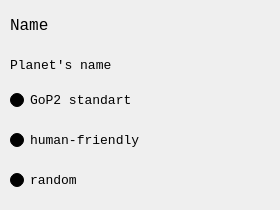
    <widget class="QWidget" name="tab_6">
     <attribute name="title">
      <string/>
     </attribute>
     <widget class="QLabel" name="label_23">
      <property name="geometry">
       <rect>
        <x>10</x>
        <y>50</y>
        <width>171</width>
        <height>31</height>
       </rect>
      </property>
      <property name="palette">
       <palette>
        <active>
         <colorrole role="Button">
          <brush brushstyle="SolidPattern">
           <color alpha="255">
            <red>0</red>
            <green>0</green>
            <blue>0</blue>
           </color>
          </brush>
         </colorrole>
         <colorrole role="Base">
          <brush brushstyle="SolidPattern">
           <color alpha="255">
            <red>0</red>
            <green>0</green>
            <blue>0</blue>
           </color>
          </brush>
         </colorrole>
         <colorrole role="Window">
          <brush brushstyle="SolidPattern">
           <color alpha="255">
            <red>0</red>
            <green>0</green>
            <blue>0</blue>
           </color>
          </brush>
         </colorrole>
        </active>
        <inactive>
         <colorrole role="Button">
          <brush brushstyle="SolidPattern">
           <color alpha="255">
            <red>0</red>
            <green>0</green>
            <blue>0</blue>
           </color>
          </brush>
         </colorrole>
         <colorrole role="Base">
          <brush brushstyle="SolidPattern">
           <color alpha="255">
            <red>0</red>
            <green>0</green>
            <blue>0</blue>
           </color>
          </brush>
         </colorrole>
         <colorrole role="Window">
          <brush brushstyle="SolidPattern">
           <color alpha="255">
            <red>0</red>
            <green>0</green>
            <blue>0</blue>
           </color>
          </brush>
         </colorrole>
        </inactive>
        <disabled>
         <colorrole role="Button">
          <brush brushstyle="SolidPattern">
           <color alpha="255">
            <red>0</red>
            <green>0</green>
            <blue>0</blue>
           </color>
          </brush>
         </colorrole>
         <colorrole role="Base">
          <brush brushstyle="SolidPattern">
           <color alpha="255">
            <red>0</red>
            <green>0</green>
            <blue>0</blue>
           </color>
          </brush>
         </colorrole>
         <colorrole role="Window">
          <brush brushstyle="SolidPattern">
           <color alpha="255">
            <red>0</red>
            <green>0</green>
            <blue>0</blue>
           </color>
          </brush>
         </colorrole>
        </disabled>
       </palette>
      </property>
      <property name="font">
       <font>
        <family>Consolas</family>
        <pointsize>10</pointsize>
       </font>
      </property>
      <property name="text">
       <string>Planet's name</string>
      </property>
     </widget>
     <widget class="QRadioButton" name="radioButton">
      <property name="geometry">
       <rect>
        <x>10</x>
        <y>80</y>
        <width>261</width>
        <height>41</height>
       </rect>
      </property>
      <property name="palette">
       <palette>
        <active>
         <colorrole role="Button">
          <brush brushstyle="SolidPattern">
           <color alpha="255">
            <red>0</red>
            <green>0</green>
            <blue>0</blue>
           </color>
          </brush>
         </colorrole>
         <colorrole role="Base">
          <brush brushstyle="SolidPattern">
           <color alpha="255">
            <red>0</red>
            <green>0</green>
            <blue>0</blue>
           </color>
          </brush>
         </colorrole>
         <colorrole role="Window">
          <brush brushstyle="SolidPattern">
           <color alpha="255">
            <red>0</red>
            <green>0</green>
            <blue>0</blue>
           </color>
          </brush>
         </colorrole>
        </active>
        <inactive>
         <colorrole role="Button">
          <brush brushstyle="SolidPattern">
           <color alpha="255">
            <red>0</red>
            <green>0</green>
            <blue>0</blue>
           </color>
          </brush>
         </colorrole>
         <colorrole role="Base">
          <brush brushstyle="SolidPattern">
           <color alpha="255">
            <red>0</red>
            <green>0</green>
            <blue>0</blue>
           </color>
          </brush>
         </colorrole>
         <colorrole role="Window">
          <brush brushstyle="SolidPattern">
           <color alpha="255">
            <red>0</red>
            <green>0</green>
            <blue>0</blue>
           </color>
          </brush>
         </colorrole>
        </inactive>
        <disabled>
         <colorrole role="Button">
          <brush brushstyle="SolidPattern">
           <color alpha="255">
            <red>0</red>
            <green>0</green>
            <blue>0</blue>
           </color>
          </brush>
         </colorrole>
         <colorrole role="Base">
          <brush brushstyle="SolidPattern">
           <color alpha="255">
            <red>0</red>
            <green>0</green>
            <blue>0</blue>
           </color>
          </brush>
         </colorrole>
         <colorrole role="Window">
          <brush brushstyle="SolidPattern">
           <color alpha="255">
            <red>0</red>
            <green>0</green>
            <blue>0</blue>
           </color>
          </brush>
         </colorrole>
        </disabled>
       </palette>
      </property>
      <property name="font">
       <font>
        <family>Consolas</family>
        <pointsize>10</pointsize>
       </font>
      </property>
      <property name="text">
       <string>GoP2 standart</string>
      </property>
     </widget>
     <widget class="QRadioButton" name="radioButton_2">
      <property name="geometry">
       <rect>
        <x>10</x>
        <y>120</y>
        <width>261</width>
        <height>41</height>
       </rect>
      </property>
      <property name="palette">
       <palette>
        <active>
         <colorrole role="Button">
          <brush brushstyle="SolidPattern">
           <color alpha="255">
            <red>0</red>
            <green>0</green>
            <blue>0</blue>
           </color>
          </brush>
         </colorrole>
         <colorrole role="Base">
          <brush brushstyle="SolidPattern">
           <color alpha="255">
            <red>0</red>
            <green>0</green>
            <blue>0</blue>
           </color>
          </brush>
         </colorrole>
         <colorrole role="Window">
          <brush brushstyle="SolidPattern">
           <color alpha="255">
            <red>0</red>
            <green>0</green>
            <blue>0</blue>
           </color>
          </brush>
         </colorrole>
        </active>
        <inactive>
         <colorrole role="Button">
          <brush brushstyle="SolidPattern">
           <color alpha="255">
            <red>0</red>
            <green>0</green>
            <blue>0</blue>
           </color>
          </brush>
         </colorrole>
         <colorrole role="Base">
          <brush brushstyle="SolidPattern">
           <color alpha="255">
            <red>0</red>
            <green>0</green>
            <blue>0</blue>
           </color>
          </brush>
         </colorrole>
         <colorrole role="Window">
          <brush brushstyle="SolidPattern">
           <color alpha="255">
            <red>0</red>
            <green>0</green>
            <blue>0</blue>
           </color>
          </brush>
         </colorrole>
        </inactive>
        <disabled>
         <colorrole role="Button">
          <brush brushstyle="SolidPattern">
           <color alpha="255">
            <red>0</red>
            <green>0</green>
            <blue>0</blue>
           </color>
          </brush>
         </colorrole>
         <colorrole role="Base">
          <brush brushstyle="SolidPattern">
           <color alpha="255">
            <red>0</red>
            <green>0</green>
            <blue>0</blue>
           </color>
          </brush>
         </colorrole>
         <colorrole role="Window">
          <brush brushstyle="SolidPattern">
           <color alpha="255">
            <red>0</red>
            <green>0</green>
            <blue>0</blue>
           </color>
          </brush>
         </colorrole>
        </disabled>
       </palette>
      </property>
      <property name="font">
       <font>
        <family>Consolas</family>
        <pointsize>10</pointsize>
       </font>
      </property>
      <property name="text">
       <string>human-friendly</string>
      </property>
     </widget>
     <widget class="QRadioButton" name="radioButton_3">
      <property name="geometry">
       <rect>
        <x>10</x>
        <y>160</y>
        <width>261</width>
        <height>41</height>
       </rect>
      </property>
      <property name="palette">
       <palette>
        <active>
         <colorrole role="Button">
          <brush brushstyle="SolidPattern">
           <color alpha="255">
            <red>0</red>
            <green>0</green>
            <blue>0</blue>
           </color>
          </brush>
         </colorrole>
         <colorrole role="Base">
          <brush brushstyle="SolidPattern">
           <color alpha="255">
            <red>0</red>
            <green>0</green>
            <blue>0</blue>
           </color>
          </brush>
         </colorrole>
         <colorrole role="Window">
          <brush brushstyle="SolidPattern">
           <color alpha="255">
            <red>0</red>
            <green>0</green>
            <blue>0</blue>
           </color>
          </brush>
         </colorrole>
        </active>
        <inactive>
         <colorrole role="Button">
          <brush brushstyle="SolidPattern">
           <color alpha="255">
            <red>0</red>
            <green>0</green>
            <blue>0</blue>
           </color>
          </brush>
         </colorrole>
         <colorrole role="Base">
          <brush brushstyle="SolidPattern">
           <color alpha="255">
            <red>0</red>
            <green>0</green>
            <blue>0</blue>
           </color>
          </brush>
         </colorrole>
         <colorrole role="Window">
          <brush brushstyle="SolidPattern">
           <color alpha="255">
            <red>0</red>
            <green>0</green>
            <blue>0</blue>
           </color>
          </brush>
         </colorrole>
        </inactive>
        <disabled>
         <colorrole role="Button">
          <brush brushstyle="SolidPattern">
           <color alpha="255">
            <red>0</red>
            <green>0</green>
            <blue>0</blue>
           </color>
          </brush>
         </colorrole>
         <colorrole role="Base">
          <brush brushstyle="SolidPattern">
           <color alpha="255">
            <red>0</red>
            <green>0</green>
            <blue>0</blue>
           </color>
          </brush>
         </colorrole>
         <colorrole role="Window">
          <brush brushstyle="SolidPattern">
           <color alpha="255">
            <red>0</red>
            <green>0</green>
            <blue>0</blue>
           </color>
          </brush>
         </colorrole>
        </disabled>
       </palette>
      </property>
      <property name="font">
       <font>
        <family>Consolas</family>
        <pointsize>10</pointsize>
       </font>
      </property>
      <property name="text">
       <string>random</string>
      </property>
     </widget>
     <widget class="QLabel" name="label_40">
      <property name="geometry">
       <rect>
        <x>10</x>
        <y>10</y>
        <width>210</width>
        <height>30</height>
       </rect>
      </property>
      <property name="font">
       <font>
        <family>Consolas</family>
        <pointsize>12</pointsize>
        <kerning>true</kerning>
       </font>
      </property>
      <property name="text">
       <string>Name</string>
      </property>
     </widget>
    </widget>
